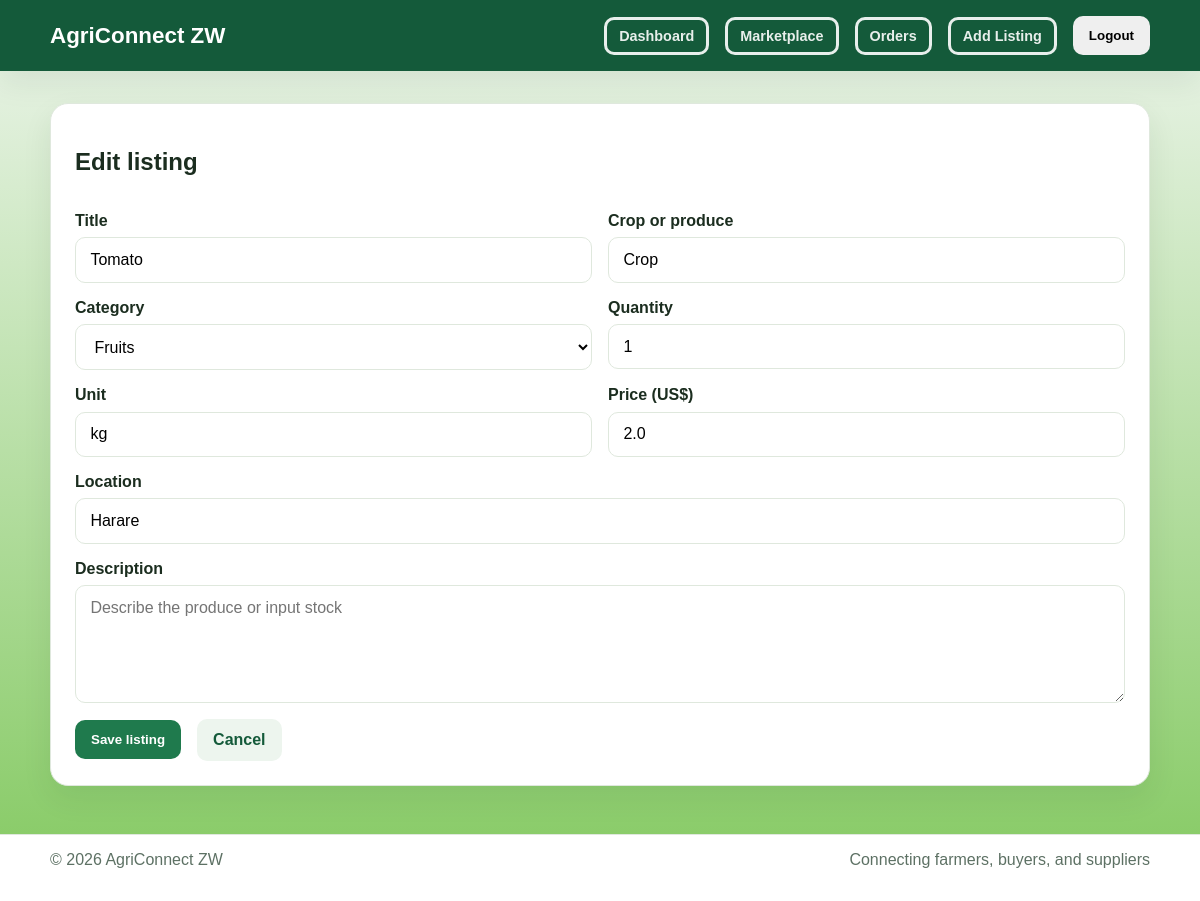
Before: /listings/2/edit (signed in) with the older database file.
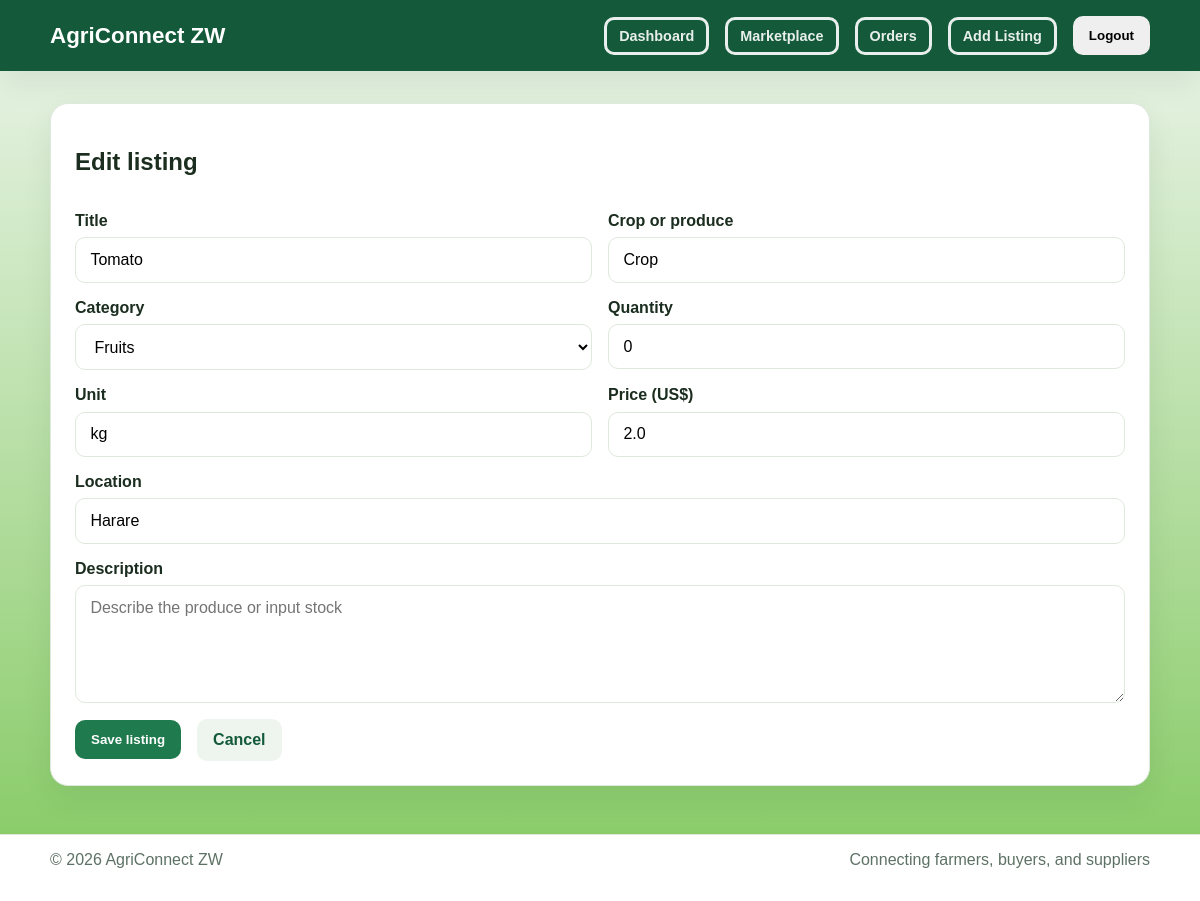
After: the same page with the newer database file.
### tables this page shows
CREATE TABLE listings (
            id INTEGER PRIMARY KEY AUTOINCREMENT,
            seller_id INTEGER NOT NULL,
            title TEXT NOT NULL,
            crop TEXT NOT NULL,
            category TEXT NOT NULL,
            description TEXT,
            quantity INTEGER NOT NULL CHECK(quantity >= 0),
            unit TEXT NOT NULL,
            price REAL NOT NULL CHECK(price >= 0),
            location TEXT NOT NULL,
            status TEXT NOT NULL DEFAULT 'active' CHECK(status IN ('active','paused','sold')),
            created_at TEXT NOT NULL DEFAULT CURRENT_TIMESTAMP,
            FOREIGN KEY (seller_id) REFERENCES users(id) ON DELETE CASCADE
        );

### app/routes.py (the view)
    def wrapped(*args, **kwargs):
        if not session.get("user_id"):
            flash("Please log in to continue.", "warning")
            return redirect(url_for("main.login"))
        return view(*args, **kwargs)

### app/models.py (called while the page is built)
def get_database_path():
    if has_app_context():
        return current_app.config["DATABASE"]
    return os.environ.get(
        "AGRICONNECT_DB",
        os.path.join(os.path.dirname(os.path.dirname(__file__)), "agriconnect.db"),
    )

def get_db():
    if "db" not in g:
        conn = sqlite3.connect(get_database_path())
        conn.row_factory = sqlite3.Row
        conn.execute("PRAGMA foreign_keys = ON")
        g.db = conn
    return g.db

### app/routes.py (called while the page is built)
def current_user():
    user_id = session.get("user_id")
    if not user_id:
        return None
    row = get_db().execute("SELECT * FROM users WHERE id = ?", (user_id,)).fetchone()
    return dict(row) if row else None

def login_required(view):
    def wrapped(*args, **kwargs):
        if not session.get("user_id"):
            flash("Please log in to continue.", "warning")
            return redirect(url_for("main.login"))
        return view(*args, **kwargs)
    wrapped.__name__ = view.__name__
    return wrapped

@main.context_processor
def inject_user():
    return {"current_user": current_user(), "app_name": "AgriConnect ZW"}

### app/templates/listing_form.html (shortened to what this page needs)
{% extends 'base.html' %}
{% block content %}
<section class="panel form-panel-large">
  <div class="section-header">
    <h1>{% if action == 'edit' %}Edit listing{% else %}Create listing{% endif %}</h1>
  </div>
  <form method="POST" class="form-grid">
    <div class="field-group">
      <label for="title">Title</label>
      <input id="title" name="title" type="text" value="{{ listing.title if listing else '' }}" required />
    </div>
    <div class="field-group">
      <label for="crop">Crop or produce</label>
      <input id="crop" name="crop" type="text" value="{{ listing.crop if listing else '' }}" required />
    </div>
    <div class="field-group">
      <label for="category">Category</label>
      <select id="category" name="category" required>
        {% set categories = ['cereals', 'vegetables', 'fruits', 'legumes', 'livestock', 'inputs'] %}
        {% for option in categories %}
          <option value="{{ option }}" {% if listing and listing.category == option %}selected{% endif %}>{{ option|title }}</option>
        {% endfor %}
      </select>
    </div>
    <div class="field-group">
      <label for="quantity">Quantity</label>
      <input id="quantity" name="quantity" type="number" min="1" value="{{ listing.quantity if listing else 1 }}" required />
    </div>
    <div class="field-group">
      <label for="unit">Unit</label>
      <input id="unit" name="unit" type="text" value="{{ listing.unit if listing else 'kg' }}" required />
    </div>
    <div class="field-group">
      <label for="price">Price (US$)</label>
      <input id="price" name="price" type="number" min="0" step="0.01" value="{{ listing.price if listing else 0 }}" required />
    </div>
    <div class="field-group full-width">
      <label for="location">Location</label>
      <input id="location" name="location" type="text" value="{{ listing.location if listing else '' }}" placeholder="Harare, Gweru, etc." required />
    </div>
    <div class="field-group full-width">
      <label for="description">Description</label>
      <textarea id="description" name="description" rows="5" placeholder="Describe the produce or input stock">{{ listing.description if listing else '' }}</textarea>
    </div>
    <div class="form-actions full-width">
      <button type="submit" class="primary-button">Save listing</button>
      <a href="{{ url_for('main.marketplace') }}" class="secondary-button">Cancel</a>
    </div>
  </form>
</section>
{% endblock %}

Changed rows visible on the page:
changed listings "Tomato": quantity "1" → "0"
